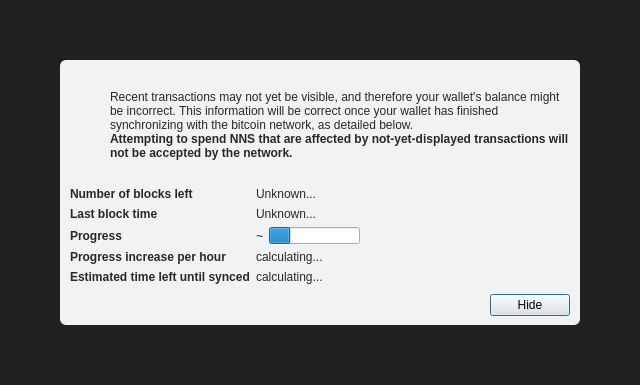
<?xml version="1.0" encoding="UTF-8"?>
<ui version="4.0">
 <class>ModalOverlay</class>
 <widget class="QWidget" name="ModalOverlay">
  <property name="geometry">
   <rect>
    <x>0</x>
    <y>0</y>
    <width>640</width>
    <height>385</height>
   </rect>
  </property>
  <property name="windowTitle">
   <string>Form</string>
  </property>
  <layout class="QVBoxLayout" name="verticalLayout" stretch="0">
   <property name="sizeConstraint">
    <enum>QLayout::SetDefaultConstraint</enum>
   </property>
   <property name="leftMargin">
    <number>0</number>
   </property>
   <property name="topMargin">
    <number>0</number>
   </property>
   <property name="rightMargin">
    <number>0</number>
   </property>
   <property name="bottomMargin">
    <number>0</number>
   </property>
   <item>
    <widget class="QWidget" name="bgWidget" native="true">
     <property name="styleSheet">
      <string notr="true">#bgWidget { background: rgba(0,0,0,220); }</string>
     </property>
     <layout class="QVBoxLayout" name="verticalLayoutMain" stretch="1">
      <property name="leftMargin">
       <number>60</number>
      </property>
      <property name="topMargin">
       <number>60</number>
      </property>
      <property name="rightMargin">
       <number>60</number>
      </property>
      <property name="bottomMargin">
       <number>60</number>
      </property>
      <item>
       <widget class="QWidget" name="contentWidget" native="true">
        <property name="styleSheet">
         <string notr="true">#contentWidget { background: rgba(255,255,255,240); border-radius: 6px; }

QLabel { color: rgb(40,40,40);  }</string>
        </property>
        <layout class="QVBoxLayout" name="verticalLayoutSub" stretch="1,0,0,0">
         <property name="spacing">
          <number>0</number>
         </property>
         <property name="leftMargin">
          <number>10</number>
         </property>
         <property name="topMargin">
          <number>10</number>
         </property>
         <property name="rightMargin">
          <number>10</number>
         </property>
         <property name="bottomMargin">
          <number>10</number>
         </property>
         <item>
          <layout class="QHBoxLayout" name="horizontalLayoutIconText" stretch="0,1">
           <property name="topMargin">
            <number>20</number>
           </property>
           <item>
            <layout class="QVBoxLayout" name="verticalLayoutIcon">
             <property name="leftMargin">
              <number>0</number>
             </property>
             <item>
              <widget class="QPushButton" name="warningIcon">
               <property name="enabled">
                <bool>false</bool>
               </property>
               <property name="text">
                <string/>
               </property>
               <property name="icon">
                <iconset>
                 <normaloff>:/icons/warning</normaloff>
                 <disabledoff>:/icons/warning</disabledoff>:/icons/warning</iconset>
               </property>
               <property name="iconSize">
                <size>
                 <width>48</width>
                 <height>48</height>
                </size>
               </property>
               <property name="flat">
                <bool>true</bool>
               </property>
              </widget>
             </item>
             <item>
              <spacer name="verticalSpacerWarningIcon">
               <property name="orientation">
                <enum>Qt::Vertical</enum>
               </property>
               <property name="sizeHint" stdset="0">
                <size>
                 <width>20</width>
                 <height>40</height>
                </size>
               </property>
              </spacer>
             </item>
            </layout>
           </item>
           <item>
            <layout class="QVBoxLayout" name="verticalLayoutInfoText">
             <property name="leftMargin">
              <number>0</number>
             </property>
             <property name="topMargin">
              <number>0</number>
             </property>
             <item>
              <widget class="QLabel" name="infoText">
               <property name="text">
                <string>Recent transactions may not yet be visible, and therefore your wallet's balance might be incorrect. This information will be correct once your wallet has finished synchronizing with the bitcoin network, as detailed below.</string>
               </property>
               <property name="textFormat">
                <enum>Qt::RichText</enum>
               </property>
               <property name="wordWrap">
                <bool>true</bool>
               </property>
              </widget>
             </item>
             <item>
              <widget class="QLabel" name="infoTextStrong">
               <property name="font">
                <font>
                 <weight>75</weight>
                 <bold>true</bold>
                </font>
               </property>
               <property name="text">
                <string>Attempting to spend NNS that are affected by not-yet-displayed transactions will not be accepted by the network.</string>
               </property>
               <property name="textFormat">
                <enum>Qt::RichText</enum>
               </property>
               <property name="wordWrap">
                <bool>true</bool>
               </property>
              </widget>
             </item>
             <item>
              <spacer name="verticalSpacerInTextSpace">
               <property name="orientation">
                <enum>Qt::Vertical</enum>
               </property>
               <property name="sizeHint" stdset="0">
                <size>
                 <width>20</width>
                 <height>40</height>
                </size>
               </property>
              </spacer>
             </item>
            </layout>
           </item>
          </layout>
         </item>
         <item>
          <spacer name="verticalSpacerAfterText">
           <property name="orientation">
            <enum>Qt::Vertical</enum>
           </property>
           <property name="sizeHint" stdset="0">
            <size>
             <width>20</width>
             <height>40</height>
            </size>
           </property>
          </spacer>
         </item>
         <item>
          <layout class="QFormLayout" name="formLayout">
           <property name="fieldGrowthPolicy">
            <enum>QFormLayout::FieldsStayAtSizeHint</enum>
           </property>
           <property name="horizontalSpacing">
            <number>6</number>
           </property>
           <property name="verticalSpacing">
            <number>6</number>
           </property>
           <property name="topMargin">
            <number>10</number>
           </property>
           <item row="0" column="0">
            <widget class="QLabel" name="labelNumberOfBlocksLeft">
             <property name="font">
              <font>
               <weight>75</weight>
               <bold>true</bold>
              </font>
             </property>
             <property name="text">
              <string>Number of blocks left</string>
             </property>
            </widget>
           </item>
           <item row="0" column="1">
            <widget class="QLabel" name="numberOfBlocksLeft">
             <property name="text">
              <string>Unknown...</string>
             </property>
            </widget>
           </item>
           <item row="1" column="0">
            <widget class="QLabel" name="labelLastBlockTime">
             <property name="font">
              <font>
               <weight>75</weight>
               <bold>true</bold>
              </font>
             </property>
             <property name="text">
              <string>Last block time</string>
             </property>
            </widget>
           </item>
           <item row="1" column="1">
            <widget class="QLabel" name="newestBlockDate">
             <property name="sizePolicy">
              <sizepolicy hsizetype="Maximum" vsizetype="Preferred">
               <horstretch>0</horstretch>
               <verstretch>0</verstretch>
              </sizepolicy>
             </property>
             <property name="text">
              <string>Unknown...</string>
             </property>
            </widget>
           </item>
           <item row="2" column="0">
            <widget class="QLabel" name="labelSyncDone">
             <property name="font">
              <font>
               <weight>75</weight>
               <bold>true</bold>
              </font>
             </property>
             <property name="text">
              <string>Progress</string>
             </property>
            </widget>
           </item>
           <item row="2" column="1">
            <layout class="QHBoxLayout" name="horizontalLayoutSync" stretch="0,1">
             <item>
              <widget class="QLabel" name="percentageProgress">
               <property name="text">
                <string notr="true">~</string>
               </property>
              </widget>
             </item>
             <item>
              <widget class="QProgressBar" name="progressBar">
               <property name="value">
                <number>24</number>
               </property>
               <property name="format">
                <string/>
               </property>
              </widget>
             </item>
            </layout>
           </item>
           <item row="4" column="0">
            <widget class="QLabel" name="labelProgressIncrease">
             <property name="font">
              <font>
               <weight>75</weight>
               <bold>true</bold>
              </font>
             </property>
             <property name="text">
              <string>Progress increase per hour</string>
             </property>
            </widget>
           </item>
           <item row="4" column="1">
            <widget class="QLabel" name="progressIncreasePerH">
             <property name="text">
              <string>calculating...</string>
             </property>
            </widget>
           </item>
           <item row="5" column="0">
            <widget class="QLabel" name="labelEstimatedTimeLeft">
             <property name="font">
              <font>
               <weight>75</weight>
               <bold>true</bold>
              </font>
             </property>
             <property name="text">
              <string>Estimated time left until synced</string>
             </property>
            </widget>
           </item>
           <item row="5" column="1">
            <widget class="QLabel" name="expectedTimeLeft">
             <property name="text">
              <string>calculating...</string>
             </property>
            </widget>
           </item>
          </layout>
         </item>
         <item>
          <layout class="QHBoxLayout" name="horizontalLayoutButtons">
           <property name="leftMargin">
            <number>10</number>
           </property>
           <property name="topMargin">
            <number>10</number>
           </property>
           <item>
            <spacer name="horizontalSpacer">
             <property name="orientation">
              <enum>Qt::Horizontal</enum>
             </property>
             <property name="sizeHint" stdset="0">
              <size>
               <width>40</width>
               <height>20</height>
              </size>
             </property>
            </spacer>
           </item>
           <item>
            <widget class="QPushButton" name="closeButton">
             <property name="text">
              <string>Hide</string>
             </property>
             <property name="shortcut">
              <string>Esc</string>
             </property>
             <property name="focusPolicy">
              <enum>Qt::StrongFocus</enum>
             </property>
             <property name="default">
              <bool>true</bool>
             </property>
            </widget>
           </item>
          </layout>
         </item>
        </layout>
       </widget>
      </item>
     </layout>
    </widget>
   </item>
  </layout>
 </widget>
 <resources/>
 <connections/>
</ui>
